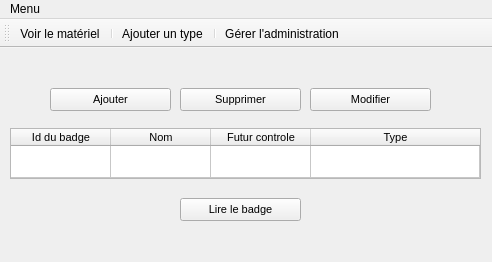
<?xml version="1.0" encoding="UTF-8"?>
<ui version="4.0">
 <class>MenuWindow</class>
 <widget class="QMainWindow" name="MenuWindow">
  <property name="geometry">
   <rect>
    <x>0</x>
    <y>0</y>
    <width>492</width>
    <height>262</height>
   </rect>
  </property>
  <property name="windowTitle">
   <string>MainWindow</string>
  </property>
  <property name="styleSheet">
   <string notr="true"/>
  </property>
  <widget class="QWidget" name="centralwidget">
   <widget class="QStackedWidget" name="stackedWidgetMain">
    <property name="enabled">
     <bool>true</bool>
    </property>
    <property name="geometry">
     <rect>
      <x>10</x>
      <y>10</y>
      <width>471</width>
      <height>191</height>
     </rect>
    </property>
    <property name="font">
     <font>
      <pointsize>8</pointsize>
     </font>
    </property>
    <property name="mouseTracking">
     <bool>false</bool>
    </property>
    <property name="acceptDrops">
     <bool>false</bool>
    </property>
    <property name="autoFillBackground">
     <bool>false</bool>
    </property>
    <property name="currentIndex">
     <number>0</number>
    </property>
    <widget class="QWidget" name="page1">
     <widget class="QPushButton" name="pushButtonModifier_Menu">
      <property name="geometry">
       <rect>
        <x>300</x>
        <y>30</y>
        <width>121</width>
        <height>23</height>
       </rect>
      </property>
      <property name="text">
       <string>Modifier</string>
      </property>
     </widget>
     <widget class="QPushButton" name="pushButtonAjouter_Menu">
      <property name="geometry">
       <rect>
        <x>40</x>
        <y>30</y>
        <width>121</width>
        <height>23</height>
       </rect>
      </property>
      <property name="text">
       <string>Ajouter</string>
      </property>
     </widget>
     <widget class="QPushButton" name="pushButtonSupprimer_Menu">
      <property name="enabled">
       <bool>true</bool>
      </property>
      <property name="geometry">
       <rect>
        <x>170</x>
        <y>30</y>
        <width>121</width>
        <height>23</height>
       </rect>
      </property>
      <property name="text">
       <string>Supprimer</string>
      </property>
     </widget>
     <widget class="QTableWidget" name="tableWidget">
      <property name="enabled">
       <bool>true</bool>
      </property>
      <property name="geometry">
       <rect>
        <x>0</x>
        <y>70</y>
        <width>471</width>
        <height>51</height>
       </rect>
      </property>
      <property name="autoFillBackground">
       <bool>false</bool>
      </property>
      <property name="autoScrollMargin">
       <number>16</number>
      </property>
      <property name="showGrid">
       <bool>true</bool>
      </property>
      <attribute name="horizontalHeaderCascadingSectionResizes">
       <bool>false</bool>
      </attribute>
      <attribute name="horizontalHeaderDefaultSectionSize">
       <number>100</number>
      </attribute>
      <attribute name="horizontalHeaderMinimumSectionSize">
       <number>33</number>
      </attribute>
      <attribute name="horizontalHeaderShowSortIndicator" stdset="0">
       <bool>false</bool>
      </attribute>
      <attribute name="horizontalHeaderStretchLastSection">
       <bool>true</bool>
      </attribute>
      <attribute name="verticalHeaderVisible">
       <bool>false</bool>
      </attribute>
      <attribute name="verticalHeaderCascadingSectionResizes">
       <bool>false</bool>
      </attribute>
      <attribute name="verticalHeaderDefaultSectionSize">
       <number>30</number>
      </attribute>
      <attribute name="verticalHeaderMinimumSectionSize">
       <number>19</number>
      </attribute>
      <attribute name="verticalHeaderShowSortIndicator" stdset="0">
       <bool>false</bool>
      </attribute>
      <attribute name="verticalHeaderStretchLastSection">
       <bool>true</bool>
      </attribute>
      <row>
       <property name="text">
        <string>Materiel</string>
       </property>
      </row>
      <column>
       <property name="text">
        <string>Id du badge</string>
       </property>
      </column>
      <column>
       <property name="text">
        <string>Nom</string>
       </property>
      </column>
      <column>
       <property name="text">
        <string>Futur controle</string>
       </property>
      </column>
      <column>
       <property name="text">
        <string>Type</string>
       </property>
      </column>
      <item row="0" column="0">
       <property name="text">
        <string/>
       </property>
      </item>
      <item row="0" column="1">
       <property name="text">
        <string/>
       </property>
      </item>
      <item row="0" column="2">
       <property name="text">
        <string/>
       </property>
      </item>
     </widget>
     <widget class="QPushButton" name="pushButtonLireBadge_Menu">
      <property name="geometry">
       <rect>
        <x>170</x>
        <y>140</y>
        <width>121</width>
        <height>23</height>
       </rect>
      </property>
      <property name="text">
       <string>Lire le badge</string>
      </property>
     </widget>
    </widget>
    <widget class="QWidget" name="page2">
     <widget class="QLabel" name="labelIdBadge_OperationMateriel">
      <property name="geometry">
       <rect>
        <x>10</x>
        <y>0</y>
        <width>91</width>
        <height>21</height>
       </rect>
      </property>
      <property name="text">
       <string>Id du badge:</string>
      </property>
     </widget>
     <widget class="QLabel" name="labelNomMateriel_OperationMateriel">
      <property name="geometry">
       <rect>
        <x>10</x>
        <y>80</y>
        <width>111</width>
        <height>21</height>
       </rect>
      </property>
      <property name="text">
       <string>Nom du materiel:</string>
      </property>
     </widget>
     <widget class="QLabel" name="labelType_OperationMateriel">
      <property name="geometry">
       <rect>
        <x>10</x>
        <y>120</y>
        <width>31</width>
        <height>21</height>
       </rect>
      </property>
      <property name="text">
       <string>Type:</string>
      </property>
     </widget>
     <widget class="QLineEdit" name="lineEditIdBadge_OperationMateriel">
      <property name="geometry">
       <rect>
        <x>140</x>
        <y>0</y>
        <width>131</width>
        <height>20</height>
       </rect>
      </property>
     </widget>
     <widget class="QLineEdit" name="lineEditNomMateriel_OperationMateriel">
      <property name="geometry">
       <rect>
        <x>140</x>
        <y>80</y>
        <width>131</width>
        <height>20</height>
       </rect>
      </property>
     </widget>
     <widget class="QComboBox" name="comboBoxType_OperationMateriel">
      <property name="geometry">
       <rect>
        <x>140</x>
        <y>120</y>
        <width>131</width>
        <height>22</height>
       </rect>
      </property>
     </widget>
     <widget class="QLabel" name="labelControle_OperationMateriel">
      <property name="geometry">
       <rect>
        <x>10</x>
        <y>40</y>
        <width>121</width>
        <height>21</height>
       </rect>
      </property>
      <property name="text">
       <string>Dernier contrôle:</string>
      </property>
     </widget>
     <widget class="QPushButton" name="pushButtonAjouter_OperationMateriel">
      <property name="geometry">
       <rect>
        <x>230</x>
        <y>160</y>
        <width>75</width>
        <height>23</height>
       </rect>
      </property>
      <property name="text">
       <string>Ajouter</string>
      </property>
     </widget>
     <widget class="QPushButton" name="pushButtonReset_OperationMateriel">
      <property name="geometry">
       <rect>
        <x>110</x>
        <y>160</y>
        <width>75</width>
        <height>23</height>
       </rect>
      </property>
      <property name="text">
       <string>Reset</string>
      </property>
     </widget>
     <widget class="QLabel" name="labelAjouterType_OperationMateriel">
      <property name="geometry">
       <rect>
        <x>290</x>
        <y>120</y>
        <width>181</width>
        <height>21</height>
       </rect>
      </property>
      <property name="text">
       <string>&lt;a href=&quot;#&quot;&gt;Besoin de rajouter un type?&lt;/a&gt;</string>
      </property>
      <property name="openExternalLinks">
       <bool>false</bool>
      </property>
     </widget>
     <widget class="QDateEdit" name="dateEditControle_OperationMateriel">
      <property name="enabled">
       <bool>true</bool>
      </property>
      <property name="geometry">
       <rect>
        <x>140</x>
        <y>40</y>
        <width>131</width>
        <height>22</height>
       </rect>
      </property>
      <property name="calendarPopup">
       <bool>true</bool>
      </property>
     </widget>
     <widget class="QPushButton" name="pushButtonModifier_OperationMateriel">
      <property name="geometry">
       <rect>
        <x>230</x>
        <y>160</y>
        <width>75</width>
        <height>23</height>
       </rect>
      </property>
      <property name="text">
       <string>Modifier</string>
      </property>
     </widget>
     <widget class="QSpinBox" name="spinBoxNewDateControle">
      <property name="geometry">
       <rect>
        <x>410</x>
        <y>40</y>
        <width>42</width>
        <height>22</height>
       </rect>
      </property>
      <property name="minimum">
       <number>1</number>
      </property>
      <property name="maximum">
       <number>999</number>
      </property>
     </widget>
     <widget class="QLabel" name="labelNewDateControle">
      <property name="geometry">
       <rect>
        <x>290</x>
        <y>30</y>
        <width>111</width>
        <height>41</height>
       </rect>
      </property>
      <property name="text">
       <string>Nombre de jour 
entre 2 contrôles:</string>
      </property>
     </widget>
    </widget>
    <widget class="QWidget" name="page3">
     <widget class="QPushButton" name="pushButtonValider_OperationType">
      <property name="geometry">
       <rect>
        <x>250</x>
        <y>120</y>
        <width>75</width>
        <height>23</height>
       </rect>
      </property>
      <property name="text">
       <string>Valider</string>
      </property>
     </widget>
     <widget class="QPushButton" name="pushButtonAnnuler_OperationType">
      <property name="geometry">
       <rect>
        <x>140</x>
        <y>120</y>
        <width>75</width>
        <height>23</height>
       </rect>
      </property>
      <property name="text">
       <string>Annuler</string>
      </property>
     </widget>
     <widget class="QLabel" name="labelNomType_OperationType">
      <property name="geometry">
       <rect>
        <x>50</x>
        <y>40</y>
        <width>81</width>
        <height>21</height>
       </rect>
      </property>
      <property name="text">
       <string>Nom du type</string>
      </property>
     </widget>
     <widget class="QLineEdit" name="lineEditNomType_OperationType">
      <property name="geometry">
       <rect>
        <x>140</x>
        <y>40</y>
        <width>131</width>
        <height>20</height>
       </rect>
      </property>
     </widget>
     <widget class="QLabel" name="labelNomImage_OperationType">
      <property name="geometry">
       <rect>
        <x>50</x>
        <y>80</y>
        <width>81</width>
        <height>21</height>
       </rect>
      </property>
      <property name="text">
       <string>Nom d'image</string>
      </property>
     </widget>
     <widget class="QLineEdit" name="lineEditNomImage_OperationType">
      <property name="geometry">
       <rect>
        <x>140</x>
        <y>80</y>
        <width>251</width>
        <height>20</height>
       </rect>
      </property>
     </widget>
     <widget class="QPushButton" name="pushButtonOpen_OperationType">
      <property name="geometry">
       <rect>
        <x>400</x>
        <y>80</y>
        <width>21</width>
        <height>21</height>
       </rect>
      </property>
      <property name="text">
       <string/>
      </property>
      <property name="icon">
       <iconset resource="ressources.qrc">
        <normaloff>:/ressources/images/open.png</normaloff>:/ressources/images/open.png</iconset>
      </property>
     </widget>
    </widget>
   </widget>
  </widget>
  <widget class="QMenuBar" name="menubar">
   <property name="geometry">
    <rect>
     <x>0</x>
     <y>0</y>
     <width>492</width>
     <height>21</height>
    </rect>
   </property>
   <widget class="QMenu" name="menuFichier">
    <property name="title">
     <string>Menu</string>
    </property>
    <addaction name="actionVoirMateriel"/>
    <addaction name="actionType"/>
    <addaction name="actionAdmin"/>
   </widget>
   <addaction name="menuFichier"/>
  </widget>
  <widget class="QToolBar" name="toolBar">
   <property name="windowTitle">
    <string>toolBar</string>
   </property>
   <property name="iconSize">
    <size>
     <width>30</width>
     <height>30</height>
    </size>
   </property>
   <attribute name="toolBarArea">
    <enum>TopToolBarArea</enum>
   </attribute>
   <attribute name="toolBarBreak">
    <bool>false</bool>
   </attribute>
   <addaction name="actionVoirMateriel"/>
   <addaction name="separator"/>
   <addaction name="actionType"/>
   <addaction name="separator"/>
   <addaction name="actionAdmin"/>
  </widget>
  <action name="actionVoirMateriel">
   <property name="icon">
    <iconset resource="ressources.qrc">
     <normaloff>:/ressources/images/voirInfo.png</normaloff>:/ressources/images/voirInfo.png</iconset>
   </property>
   <property name="text">
    <string>Voir le matériel</string>
   </property>
  </action>
  <action name="actionType">
   <property name="icon">
    <iconset resource="ressources.qrc">
     <normaloff>:/ressources/images/type.png</normaloff>:/ressources/images/type.png</iconset>
   </property>
   <property name="text">
    <string>Ajouter un type</string>
   </property>
  </action>
  <action name="actionAdmin">
   <property name="icon">
    <iconset resource="ressources.qrc">
     <normaloff>:/ressources/images/admin.png</normaloff>:/ressources/images/admin.png</iconset>
   </property>
   <property name="text">
    <string>Gérer l'administration</string>
   </property>
  </action>
 </widget>
 <resources>
  <include location="ressources.qrc"/>
 </resources>
 <connections/>
</ui>
